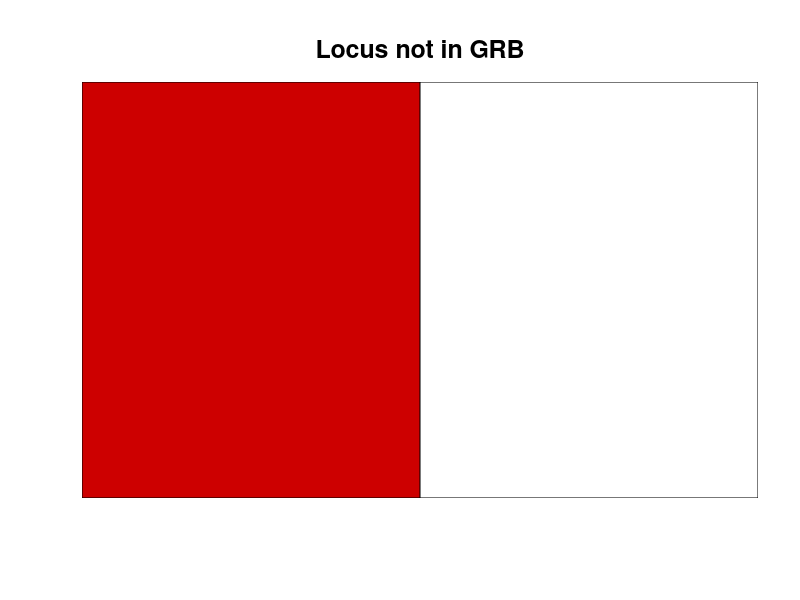
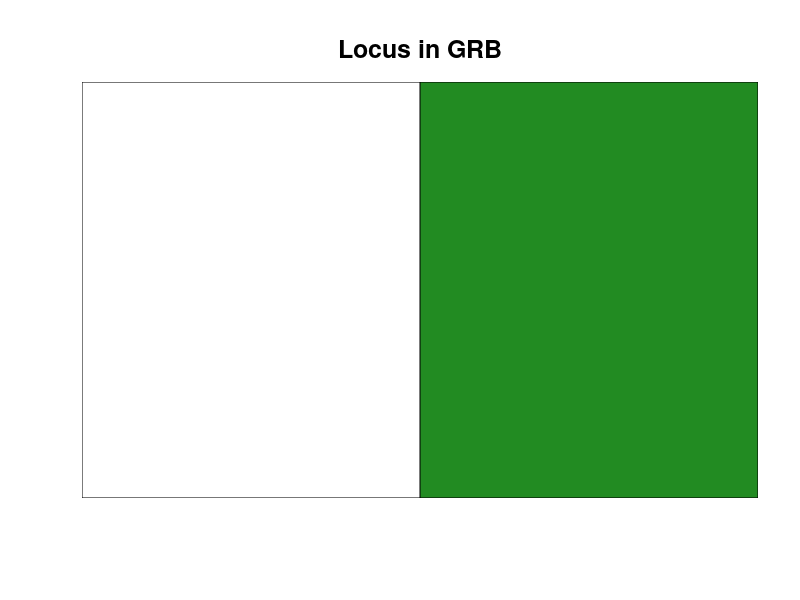

Write R code to recreate these figures, in order.
# plotting two images representing "in GRB" and "out of GRB" schemas
setwd("~/Documents/snpsInGrbs/individualGwas/scz/shinyApps/image/")


#GRBout
png("GRBout.png", width=500, height=250)
image(x=as.matrix(0:1), y=as.matrix(0:1), col=c("red3", "white"),
      xlab="", ylab="", axes=FALSE)
for (i in 0:2) { 
  abline(h=i,col="black") 
}
for (i in 0:2) { 
  abline(v=i-0.5,col="black") 
} 
axis(3, at=0.5, labels="Locus not in GRB", tick=FALSE, font=2, cex.axis=1.5) 
dev.off()

#GRBin
png("GRBin.png", width=500, height=250)
image(x=as.matrix(0:1), y=as.matrix(0:1), z=as.matrix(0:1), col=c("white", "forestgreen"),
      xlab="", ylab="", axes=FALSE)
for (i in 0:2) { 
  abline(h=i,col="black") 
}
for (i in 0:2) { 
  abline(v=i-0.5,col="black") 
} 
axis(3, at=0.5, labels="Locus in GRB", tick=FALSE, font=2, cex.axis=1.5) 
dev.off()
